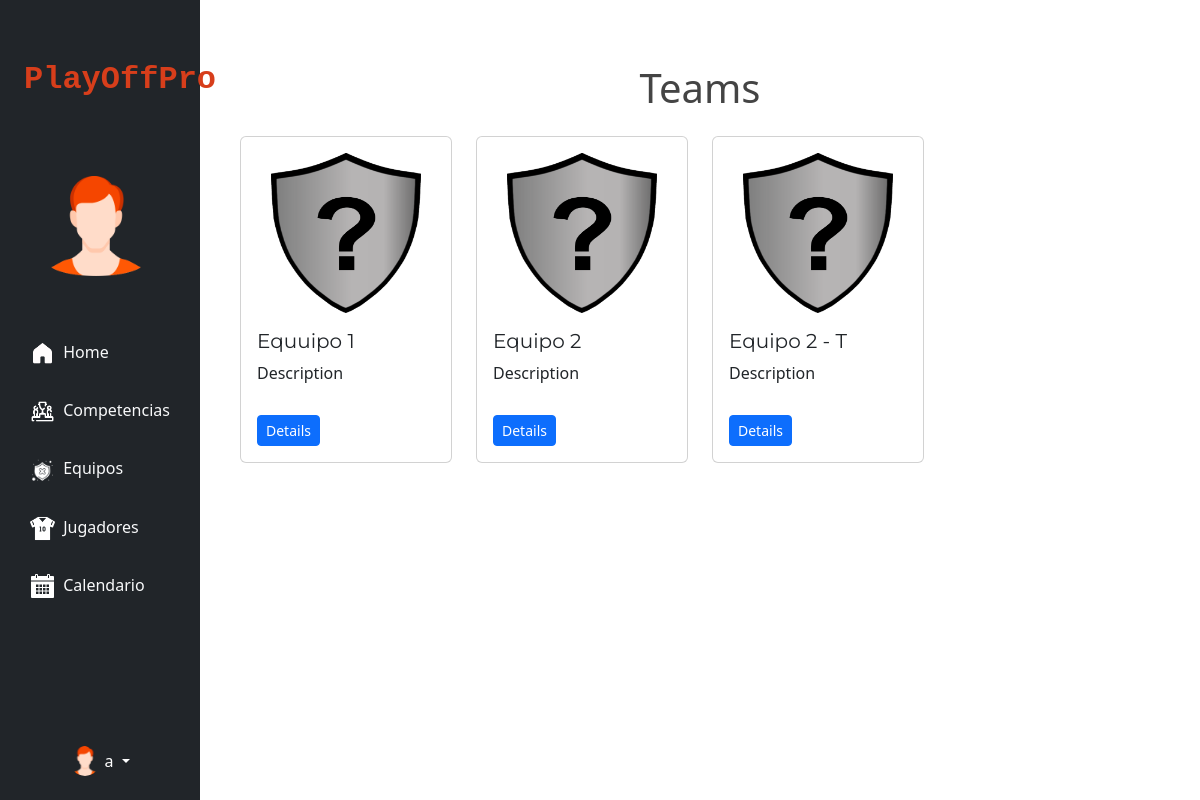
The app's page /teams/ (signed in), older data.
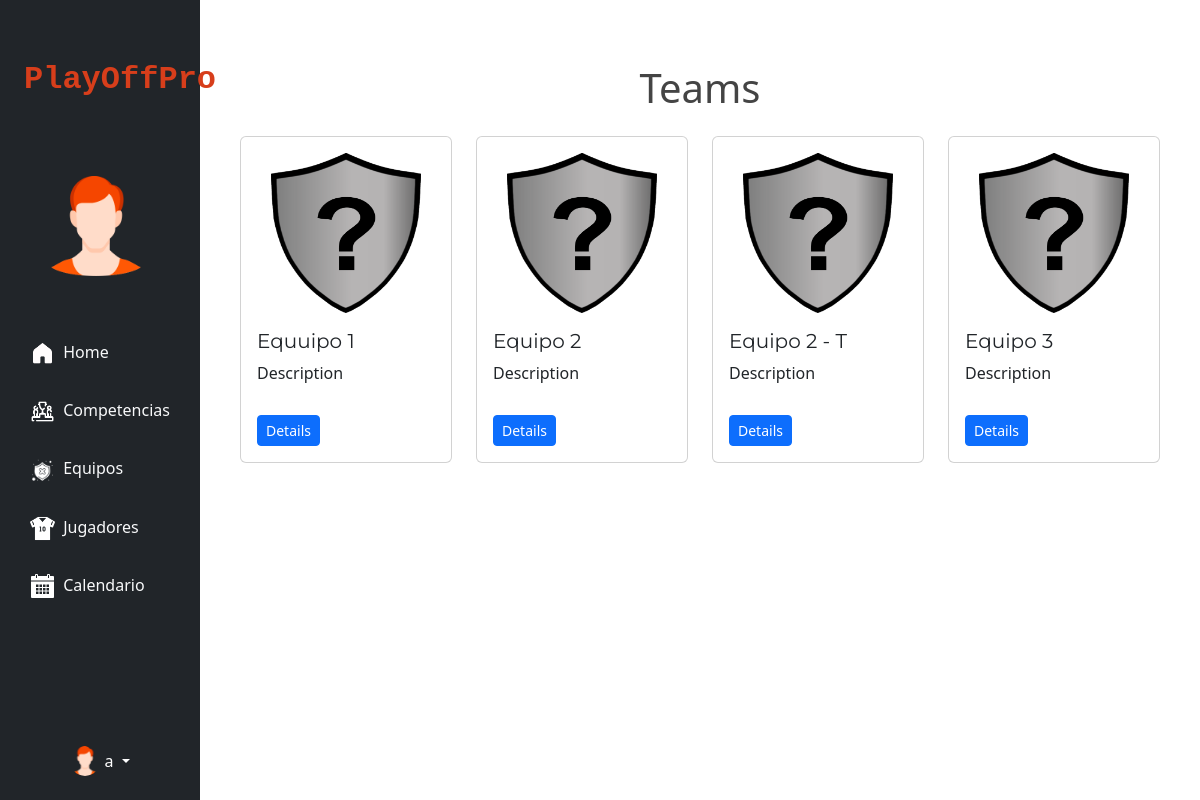
The same page, newer data.
### myapp/models.py (models this page shows, shortened)
class Team(models.Model):
    name = models.CharField(max_length=50)
    city = models.CharField(max_length=50, blank=True)
    country = models.CharField(max_length=50, blank=True)
    image = models.ImageField(upload_to='team_images/', blank=True, null=True)
    user = models.ForeignKey(User, on_delete=models.CASCADE, null=True, related_name='teams')
    competition = models.ManyToManyField(Competition, through='Inscription', related_name='teams')
    groups = models.ManyToManyField(Group, related_name='teams', blank=True)
    seasons = models.ManyToManyField(Season, through='TeamSeasonInscription', related_name='teams')

### myapp/views.py (the view)
# urls.py: path('teams/', views.team_list, name='teams'),
@login_required
def team_list(request):
    teams = Team.objects.filter(user=request.user)
    return render(request, 'teams.html', {'teams': teams})

### myapp/templates/teams.html
{% extends 'base.html' %}
{% block content %}
    {% load static %}
    <div class="container mt-5 ">
        <h1 class="text-center mb-4">Teams</h1>
        <div class="row">
            {% for team in teams %}
                <div class="col-md-3">
                    <div class="card mb-4">
                        <div class="text-center mt-3">
                            {% if team.image %}
                                <img src="{{ team.image.url }}" class="card-img-top img-small" alt="{{ team.name }}">
                            {% else %}
                                <img src="{% static 'img/team_default.png' %}" class="card-img-top img-fluid"
                                     alt="{{ team.name }}" style="width: 150px; height: 160px;">
                            {% endif %}
                        </div>
                        <div class="card-body">
                            <h5 class="card-title">{{ team.name }}</h5>
                            <p class="card-text">Description</p>
                            <a href="{% url 'teams_detail' team.id %}" class="btn btn-primary btn-sm">Details</a>
                        </div>
                    </div>
                </div>
            {% endfor %}
        </div>
    </div>
{% endblock %}

### myapp/templates/base.html (shortened to what this page needs)
{% load static %}
<!DOCTYPE html>
<html lang="en">
<head>
    <link href="https://cdn.jsdelivr.net/npm/bootstrap@5.3.0/dist/css/bootstrap.min.css" rel="stylesheet"
>
    <link rel="stylesheet" href="https://cdnjs.cloudflare.com/ajax/libs/animate.css/4.1.1/animate.min.css">
    <link rel="stylesheet" href="{% static 'css/css_base.css' %}">
</head>
<body class="d-flex flex-column min-vh-100">
{% if user.is_authenticated %}
    <nav>
        <div class="container-fluid">
            <div class="row flex-nowrap">
                <div class="col-auto col-md-3 col-xl-2 px-sm-2 px-0 bg-dark position-fixed" style="top: 0; bottom: 0;">
                    <div class="d-flex flex-column align-items-center justify-content-center px-3 pt-2 text-white min-vh-100">
                        <a href="{% url 'home' %}"
                           class="d-flex align-items-center pb-3 mb-md-0 me-md-auto text-white text-decoration-none">
                        <span class="fs-2 fw-bold d-none d-sm-inline text-center text-orange"
                              style="color: #d73e1b; font-family: 'Arial Black',monospace">ㅤPlayOffPro
                        </span>
                        </a>
                        <ul class="nav nav-pills flex-column mb-sm-auto mb-0 align-items-center align-items-sm-start"
                            id="menu">
                            <li class="nav-item mt-5 px-3">
                                <a href="#" class="nav-link align-middle px-0">
                                    <div class="image-container d-flex align-items-center justify-content-center">
                                        <img src="{% static 'img/default_male.png' %}" class="card-img-top img-fluid"
                                             style="width: 100px; height: 100px;">
                                    </div>
                                </a>
                            </li>
                            <li class="nav-item mt-5">
                                <a href="{% url 'home' %}" class="nav-link align-middle px-0">
                                    <img src="{% static 'img/casa (1).png' %}" alt="hugenerd" width="25" height="25">
                                    <span
                                            class="ms-1 d-none d-sm-inline text-light">Home</span>
                                </a>
                            </li>
                            <li class="nav-item mt-3">
                                <a href="{% url 'competitions' %}" class="nav-link align-middle px-0">
                                    <img src="{% static 'img/competicion.png' %}" alt="" width="25" height="25">
                                    <span class="ms-1 d-none d-sm-inline text-light">Competencias</span>
                                </a>
                            </li>
                            <li class="nav-item mt-3">
                                <a href="{% url 'teams' %}" class="nav-link align-middle px-0">
                                    <img src="{% static 'img/escudo.png' %}" alt="" width="25" height="25">
                                    <span
                                            class=" text-light ms-1 d-none d-sm-inline">Equipos</span>
                                </a>
                            </li>
                            <li class="nav-item mt-3">
                                <a href="{% url 'players' %}" class="nav-link align-middle px-0">
                                    <img src="{% static 'img/jugador.png' %}" alt="" width="25" height="25">
                                    <span
                                            class="text-light ms-1 d-none d-sm-inline">Jugadores</span>
                                </a>
                            </li>
                            <li class="nav-item mt-3">
                                <a href="" class="nav-link align-middle px-0">
                                    <img src="{% static 'img/calendario.png' %}" alt="" width="25" height="25">
                                    <span class="text-light ms-1 d-none d-sm-inline">Calendario</span>
                                </a>
                            </li>
                        </ul>
                        <div class="dropdown pb-4">
                            <a href="#"
                               class="d-flex align-items-center text-white text-decoration-none dropdown-toggle"
                               id="dropdownUser1" data-bs-toggle="dropdown" aria-expanded="false">
                                <img src="{% static 'img/default_male.png' %}" alt="hugenerd" width="30" height="30"
                                     class="rounded-circle">
                                <span class="d-none d-sm-inline mx-1">{{ user.username }}</span>
                            </a>
                        </div>
                    </div>
                </div>
                <div class="col offset-md-3 offset-xl-2 py-3">
                    <div class="mx-3">
                        {% block content %}{% endblock %}
                    </div>
                </div>
            </div>
        </div>
    </nav>
{% endif %}
</body>
</html>

### myapp/static/css/css_base.css (style rules this page uses)
body { background: #fff; color: #444; font-family: "Open Sans", sans-serif; }
a { color: #007bff; text-decoration: none; transition: 0.5s; }
p { padding: 0; margin: 0 0 30px 0; }
h3, h4, h5, h6 { font-family: "Montserrat", sans-serif; font-weight: 400; margin: 0 0 20px 0; padding: 0; }

### myapp/templates/base.html (style rules this page uses)
body { font-family: CentraNube, system-ui, BlinkMacSystemFont, Helvetica Neue, arial, sans-serif; }

Row changes from the older to the newer data that the page shows:
added Team: name "Equipo 3"
